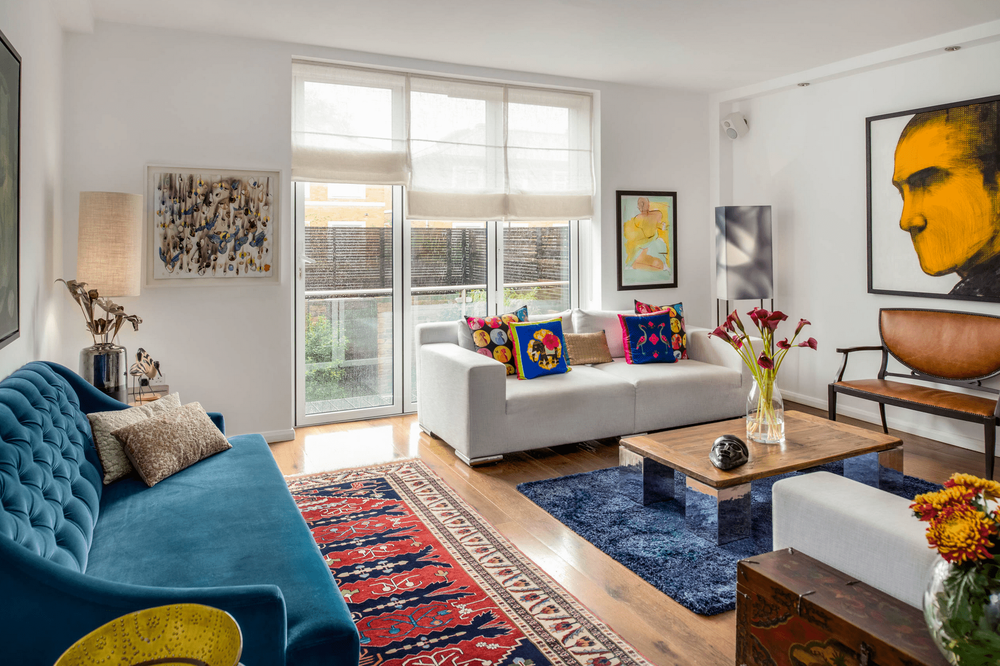
#> input picture Cielab/let_there_be_colour.png, 1000 x 666 px, shrunk from 1934 x 1288 before the run
$ python rect_area.py
#> lines starting #> are read from the running program, lines starting #| are printed output that depends on the picture
import numpy as np
import cv2
from matplotlib import pyplot as plt
from matplotlib.backends.backend_pdf import PdfPages

src = 'let_there_be_colour.png'
bounds = dict()
bounderies = list()
captures = list()


def load_image(src=src):
#> called with src = 'let_there_be_colour.png'
    image = cv2.imread(src)
#> image is the input picture: shape (666, 1000, 3); mean B, G, R 136.5, 145.6, 153.2
    lab_im = cv2.cvtColor(image, cv2.COLOR_BGR2LAB)
#> lab_im: shape (666, 1000, 3); mean of channels 0, 1, 2 153.9, 130.8, 133.9
    return lab_im


def display_image(imag):
    global image
    # todo: scale the image
    cv2.imshow("image", imag)
    # cv2.namedWindow('image')
    cv2.setMouseCallback('image', on_mouse)
    cv2.waitKey(0)
    select(image)


def on_mouse(event, x, y, flags, p2):
    global bounds, bounderies, img
    if event == cv2.EVENT_LBUTTONDOWN and len(bounds) < 1:
        x1, y1 = x, y
        bounds['x1'] = x1
        bounds['y1'] = y1
    if event == cv2.EVENT_LBUTTONUP and len(bounds) < 3:
        x2, y2 = x, y
        bounds['x2'] = x2
        bounds['y2'] = y2
    if event == cv2.EVENT_RBUTTONDBLCLK:
        # bounds['x1'] = bounds['x1'] if bounds['x1'] < bounds['x2'] else bounds['x2']
        # bounds['y1'] = bounds['y1'] if bounds['y1'] < bounds['y2'] else bounds['y2']
        # bounds['x2'] = bounds['x2'] if bounds['x1'] < bounds['x2'] else bounds['x1']
        # bounds['y2'] = bounds['y2'] if bounds['x1'] < bounds['x2'] else bounds['y1']
        cv2.rectangle(img, (bounds['x1'], bounds['y1']), (bounds['x2'], bounds['y2']), (0, 255, 0), 1)
        cv2.imshow("image", img)
        bounderies.append(bounds)
        bounds = dict()
    if event == cv2.EVENT_MBUTTONDBLCLK:
        bounderies = list()


def select(image):
    global captures, bounderies
    for boundery in bounderies:
        x1 = boundery['x1'] if boundery['x1'] < boundery['x2'] else boundery['x2']
        x2 = boundery['x2'] if boundery['x1'] < boundery['x2'] else boundery['x1']
        y1 = boundery['y1'] if boundery['y1'] < boundery['y2'] else boundery['y2']
        y2 = boundery['y2'] if boundery['y1'] < boundery['y2'] else boundery['y1']
        roi = image[y1:y2, x1:x2]
        captures.append(roi)
        cv2.imwrite('captured_' + str(len(captures)) + '.png', roi)
#> after the loop, captures = []


def get_image_stats(im_list):
    name = str(src[:-4] + '.pdf')
    pp = PdfPages(name)
    for idx in range(3):
        channel = list()
        for imag in im_list:
            chnl = list(np.array(imag[:, :, idx]).flatten())
            channel.extend(chnl)
        get_stats(channel, pp, str('Channel: ' + str(idx) + ' histogram'))
#> this loop made 3 passes
#> pass 1, in get_stats, `pp.savefig()`:
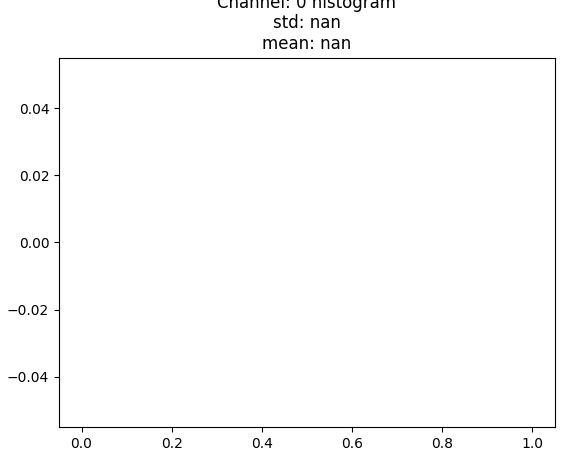
#> figure drawn by matplotlib, 1 panel
    pp.close()

def get_stats(values, pp, title):
    std = np.std(values, dtype=np.float64)
    mean = np.mean(values, dtype=np.float64)
    plt.figure()
    # todo: determine number of bins
    # todo: display more informative data
    plt.hist(values, bins='auto')
    plt.title(title + '\nstd: ' + str(std) + '\nmean: ' + str(mean))
    pp.savefig()


image = load_image()
img = image.copy()
display_image(img)
get_image_stats(captures)
